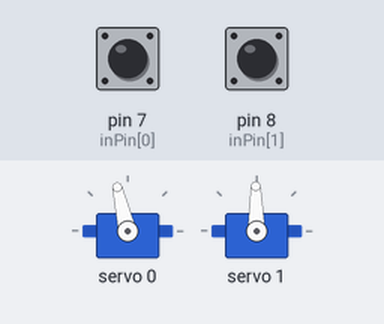
Simulated run of this sketch. Board: Arduino Uno, built with avr-gcc and run on an emulated ATmega328P. Parts: 2 × servo. The inputs (shaded band) are chosen by the test bench; at power-on: pin 7 (inPin[0]) HIGH, pin 8 (inPin[1]) HIGH.

Above: at 1.2 s.
1.3 s: pin 7 (inPin[0]) pulled LOW for 0.15 s
At 1.37 s:
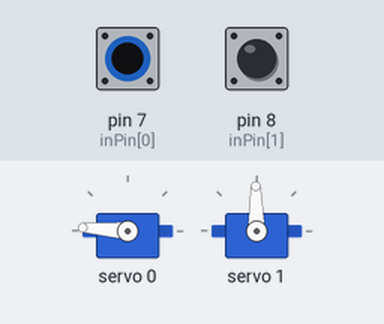
2.9 s: pin 8 (inPin[1]) pulled LOW for 0.15 s
At 2.97 s:
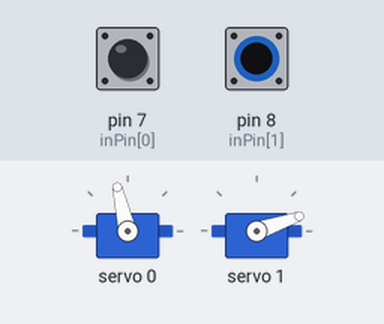
4.5 s: pin 8 (inPin[1]) pulled LOW for 3.2 s
At 8.7 s:
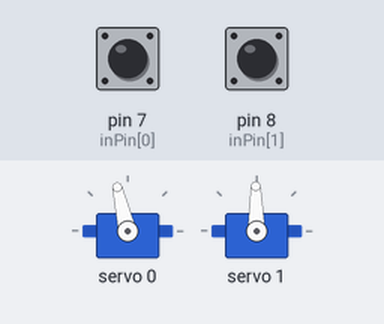
9.2 s: pin 7 (inPin[0]) pulled LOW for 3.2 s
At 9.9 s:
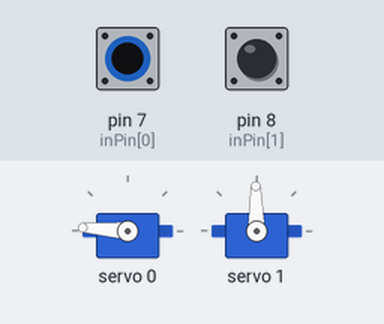
13.9 s: pin 7 (inPin[0]) driven LOW and pin 8 (inPin[1]) driven LOW
At 14.6 s:
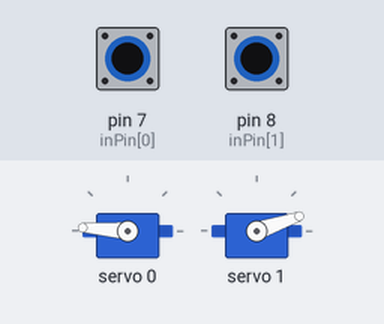
Timing chart, 0 to 16.4 s (numbered marks = the images above; inputs shaded):
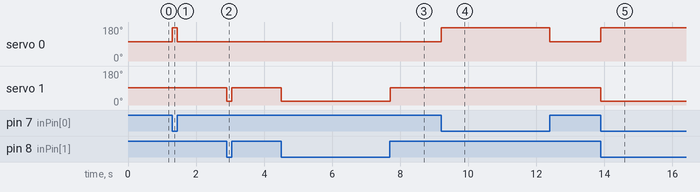

Measured:
- after the input at 1.3 s, servo 0: 103° → 176° at once, → 103° 0.15 s later
- after the input at 2.9 s, servo 1: 91° → 19° at once, → 91° 0.15 s later
- after the input at 4.5 s, servo 1: 91° → 19° at once, → 91° 3.2 s later
- after the input at 9.2 s, servo 0: 103° → 176° at once, → 103° 3.2 s later
- after the input at 13.9 s, servo 0: 103° → 176° at once; servo 1: 91° → 19° at once

The sketch:

PCA9685_buttonActual.ino
```cpp
#include <Wire.h>
//PCA9685 Library
#include <Adafruit_PWMServoDriver.h>

//PCA9685 pinout VCC->5V, GND->GND, SDA->A4, SCL->A5
// called this way, it uses the default address 0x40
Adafruit_PWMServoDriver pwm = Adafruit_PWMServoDriver();

#define SERVOMIN  100 // This is the 'minimum' pulse length count (out of 4096)
#define SERVOMAX  560 // This is the 'maximum' pulse length count (out of 4096)
#define USMIN  600 // This is the rounded 'minimum' microsecond length based on the minimum pulse of 150
#define USMAX  2400 // This is the rounded 'maximum' microsecond length based on the maximum pulse of 600
#define SERVO_FREQ 50 // Analog servos run at ~50 Hz updates

// servo number
uint8_t servonum[] = {0, 1};

//Pulse length for servo angle
uint16_t pulselength;

int inPin[] = {7, 8};   // choose the input pin (for a pushbutton) for servonum

int buttonVal[] = {0, 0};     // variable for reading the pin status
int numOfButtons = 2;


void setup() {

  pwm.begin();
  pwm.setOscillatorFrequency(27000000);
  pwm.setPWMFreq(SERVO_FREQ);  // Analog servos run at ~50 Hz updates

  //initialize buttons and internal resistor. One side to ground. other to pin
  pinMode(inPin[0], INPUT);
  digitalWrite(inPin[0], HIGH);
  pinMode(inPin[1], INPUT);
  digitalWrite(inPin[1], HIGH);

  delay(10);
}

void loop() {

  //loop through all buttons to see if pressed
  for (int thisButton = 0; thisButton < numOfButtons; thisButton++) {
    buttonVal[thisButton] = digitalRead(inPin[thisButton]);  // read input value

    switch (thisButton) {
      case 0:
        if (buttonVal[thisButton] == LOW) {  //LOW is button pressed
          pulselength = map(150, 0, 180, SERVOMIN, SERVOMAX);
          pwm.setPWM(servonum[thisButton], 0, pulselength);
        } else {
          pulselength = map(90, 0, 180, SERVOMIN, SERVOMAX);
          pwm.setPWM(servonum[thisButton], 0, pulselength);
        }
        break;

      case 1:
        if (buttonVal[thisButton] == LOW) {  //LOW is button pressed
          pulselength = map(20, 0, 180, SERVOMIN, SERVOMAX);
          pwm.setPWM(servonum[thisButton], 0, pulselength);
        } else {
          pulselength = map(80, 0, 180, SERVOMIN, SERVOMAX);
          pwm.setPWM(servonum[thisButton], 0, pulselength);
        }
        break;

    }
  }
}
```
